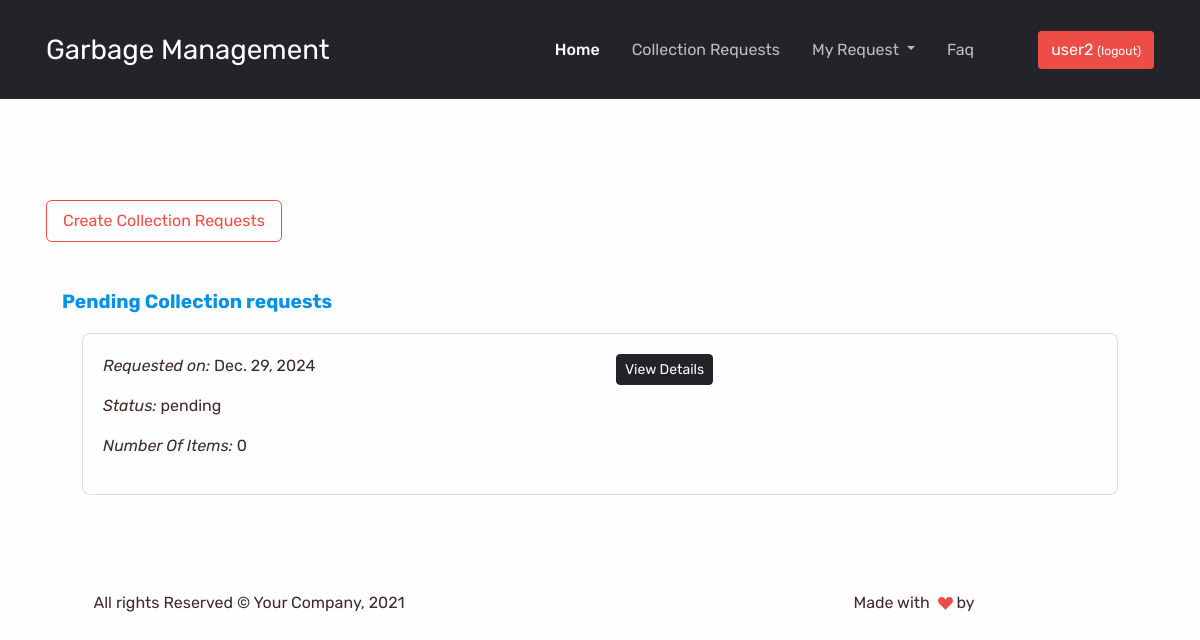
/work/request_collection (signed in), run on the app's committed database.
### work/models.py (models this page shows, shortened)
class GarbageCollectionRequests(models.Model):
    request_date = models.DateField(auto_now_add=True)
    requested_by = models.ForeignKey(User, on_delete=models.CASCADE, related_name="requested")
    updated_staff = models.ForeignKey(User, on_delete=models.CASCADE, related_name="handled", null=True, blank=True)
    driver = models.ForeignKey(User, on_delete=models.CASCADE, related_name="collected", null=True, blank=True)
    updated_date = models.DateField(auto_now=True)
    collected_time = models.DateTimeField(auto_now_add=False, null=True, blank=True)
    collection_status = models.BooleanField(default=False)
    garbage_status = models.CharField(max_length=255,default="pending",choices=(('collected', 'Collected'),('recycled', 'Recycled'),('disposed', 'disposed'),('pending', 'Pending'),('in_progress', 'In Progress'),('not_collected', 'Not Collected'), ("driver assigned","Driver assigned")))
    collection_date_time = models.DateTimeField(auto_now_add=False, null=True, blank=True)
    visibility = models.BooleanField(default=True)

### work/views.py (the view)
# urls.py: path("request_collection",views.request_collection, name="request_collection"),
@login_required(login_url="SignIn")
def request_collection(request):
    requs = GarbageCollectionRequests.objects.filter(collection_status = False, requested_by = request.user)
    if request.method == "POST":
        req = GarbageCollectionRequests(requested_by = request.user)
        req.save()
        return redirect("add_items_to_request", pk= req.id)
    return render(request,"request_collection.html", context={"requs":requs})

### templates/request_collection.html (shortened to what this page needs)
{% extends 'index.html' %}
{% block  content %}
<div class="container mt-5 mb-5">
    <div class="content" style="margin-top: 200px;">
        <form  method="post">
            <button type="submit" class="btn btn-outline-primary btn-lg">Create Collection Requests</button>
        </form>
    </div>
    <div class="container mt-5">
        <h5 class="text-secondary">Pending Collection requests</h5>
        {% for i in requs %}
        <div class="card" style="padding: 20px; margin: 20px;">
            <div class="row">
                <div class="col-md-6">
                    <p><i>Requested on: </i> {{i.request_date}}</p>
                    <p><i>Status: </i> {{i.garbage_status}}</p>
                    <p><i>Number Of Items: </i>{{i.garbage_request.count}}</p>
                </div>
                <div class="col-md-6">
                    <a href="{%url 'add_items_to_request' i.id %}" class="btn btn-dark btn-sm">View Details</a>
                </div>
            </div>
        </div>
        {% endfor %}
    </div>
</div>
{% endblock %}

### templates/index.html (shortened to what this page needs)
<!DOCTYPE html>
{% load static %}
<html lang="en-US" dir="ltr">
  <head>
    <link href="{%static 'assets/css/theme.css' %}" rel="stylesheet" />
  </head>
  <body>
    <main class="main" id="top">
      <nav class="navbar navbar-expand-lg navbar-dark fixed-top py-4 d-block bg-dark" data-navbar-on-scroll="data-navbar-on-scroll"  >
        <div class="container"><a class="navbar-brand" href="{%url 'HomePage'%}">Garbage Management</a>
          <div class="collapse navbar-collapse border-top border-lg-0 mt-4 mt-lg-0" id="navbarSupportedContent" >
            <ul class="navbar-nav ms-auto pt-2 pt-lg-0 font-base">
              <li class="nav-item px-2" ><a class="nav-link  fw-medium active" aria-current="page" href="{%url 'HomePage'%}">Home</a></li>
              <li class="nav-item px-2" ><a  class="nav-link " href="{%url 'request_collection' %}">Collection Requests</a></li>
              <li class="nav-item dropdown px-2">
                <a class="nav-link dropdown-toggle " href="#" id="myRequestDropdown" role="button" data-bs-toggle="dropdown" aria-expanded="false">
                  My Request
                </a>
              </li>
              <li class="nav-item px-2" data-anchor="data-anchor"><a class="nav-link " href="#faq">Faq</a></li>
            </ul>
            <form class="ps-lg-5"><a class="btn btn-primary order-1 order-lg-0" href="{%url 'SignOut' %}">{{request.user}} <small>(logout)</small></a></form>
          </div>
        </div>
      </nav>
      {% block content %}{% endblock %}
      <section class="py-5">
        <div class="container">
          <div class="row flex-center">
            <div class="col-md-6 col-xl-8 order-0">
              <p class="text-center text-md-start">All rights Reserved &copy; Your Company, 2021</p>
            </div>
            <div class="col-md-6 col-xl-3 order-1">
              <p class="text-center text-md-end text-xl-start">Made with&nbsp;
                <svg class="bi bi-suit-heart-fill" xmlns="http://www.w3.org/2000/svg" width="15" height="15" fill="#EE4D47" viewBox="0 0 16 16">
                  <path d="M4 1c2.21 0 4 1.755 4 3.92C8 2.755 9.79 1 12 1s4 1.755 4 3.92c0 3.263-3.234 4.414-7.608 9.608a.513.513 0 0 1-.784 0C3.234 9.334 0 8.183 0 4.92 0 2.755 1.79 1 4 1z"></path>
                </svg>&nbsp;by&nbsp;<a class="text-1000 fw-bold" href="" target="_blank"> </a>
              </p>
            </div>
          </div>
        </div>
      </section>
    </main>
  </body>
</html>

### data on the page
GarbageCollectionRequests: request_date "Dec. 29, 2024", garbage_status "pending", garbage_request.count "0"

### other printed values
{{ request.user }} "user2"
